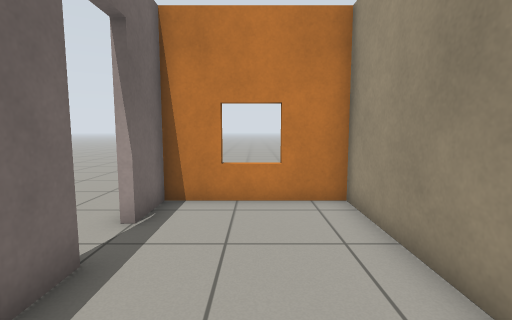
View 1 (above)

15 first-person views from a walk through a Gazebo world. The camera is 0.94 m above the floor, tilts 6° down and sees 85° across. The floor is counted in squares, 0.5 m on a side. Each view is taken from the middle of a square. On the plan, view 1 faces up. The plan holds only what a view shows up to about 16 squares ahead; the rest is blank. Robots are left out. Simple patterns stand in for the simulator's built-in surfaces.

View 2
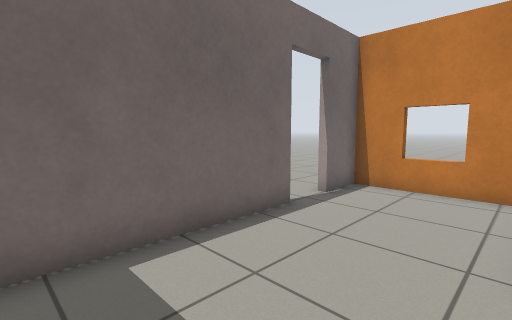

View 3
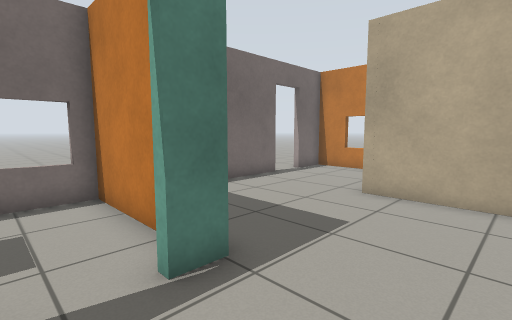

View 4
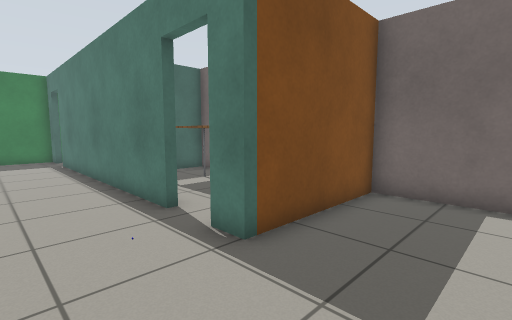

View 5
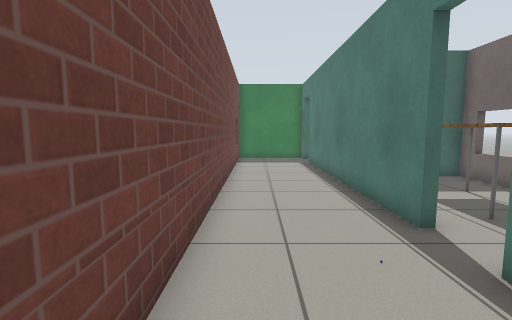

View 6
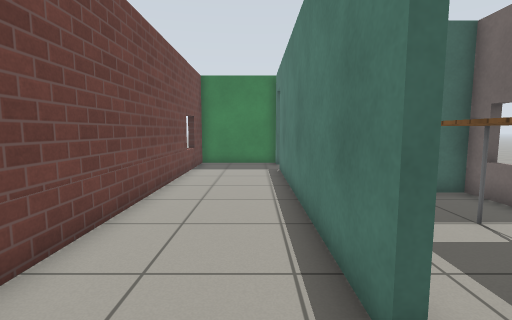

View 7
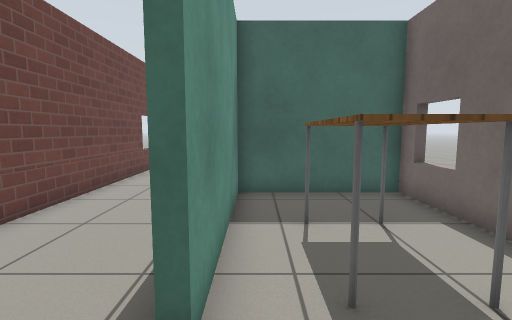

View 8
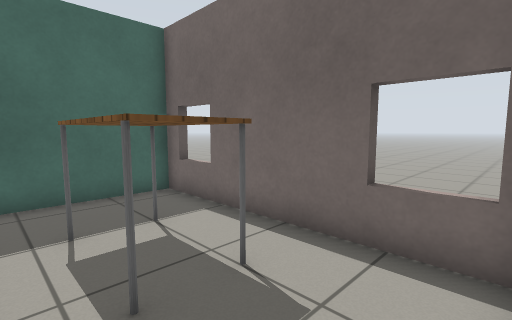

View 9
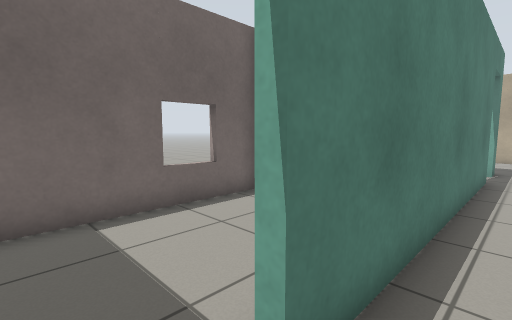

View 10
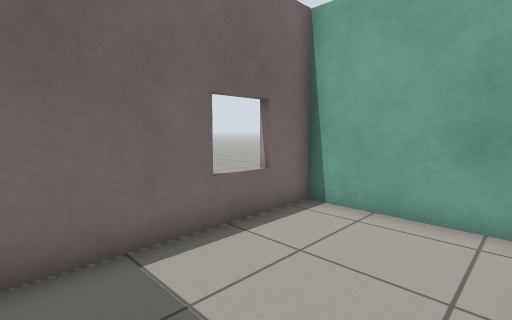

View 11
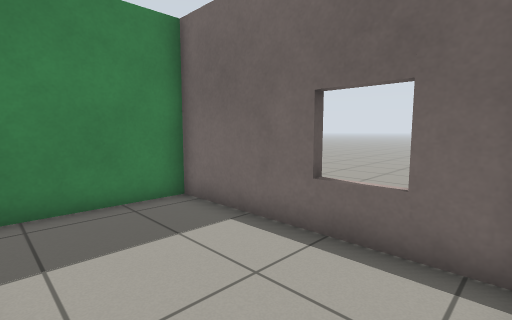

View 12
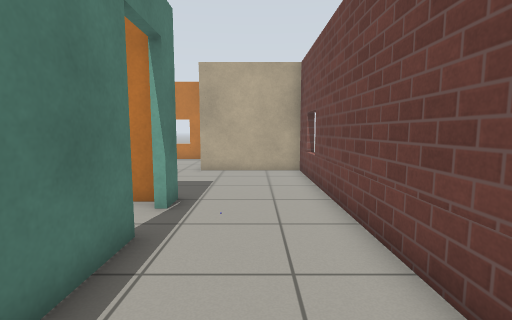

View 13
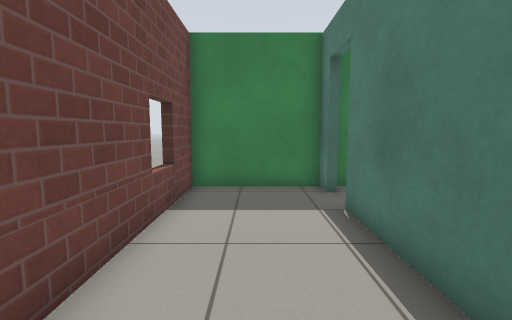

View 14
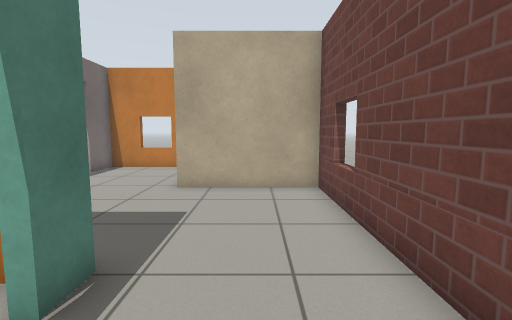

View 15
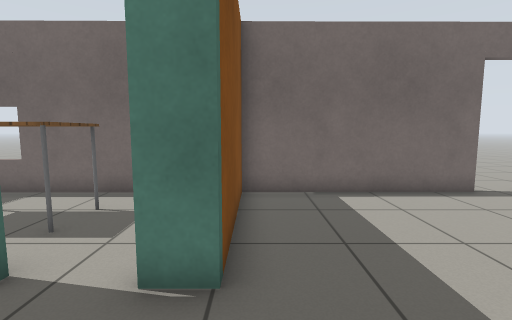

### Floor plan
Points are (right, up) in squares from view 1. A wall is a line through its corners. A room is listed if a view was taken in it or the views show most of it. See-through windows are left out.
Room 1 (views 1, 2)
walls: (2.4, 2.5) (2.4, 7.4) (-2.5, 7.4) (-2.4, 5.5); (-2.4, 3.8) (-2.4, -3.4) (2.8, -3.4); (-0.9, 7.8) (-0.9, 7.3)
ways out: opening at (3, -0.5) to room 2; open door at (-2.5, 4.5)
Room 2 (views 3, 4, 5, 6, 9, 12, 13, 14, 15)
walls: (2.8, -6.1) (2.8, -17.6); (2.8, -3.4) (2.8, -4.5); (2.8, -19.2) (2.8, -20.3) (7.1, -20.3) (7.1, 2.2) (2.4, 2.2)
ways out: opening at (3, -0.5) to room 1; open door at (3, -5.5) to room 3; open door at (3, -18.5) to room 4
Room 3 (views 7, 8)
walls: (2.4, -3.7) (-2.4, -3.7) (-2.3, -12.3) (2.5, -12.3) (2.5, -6.1)
ways out: open door at (3, -5.5) to room 2
objects: table (0, -9) to (1, -7)
Room 4 (views 10, 11)
walls: (1.9, -12.6) (-2.3, -12.6) (-2.3, -20.3) (2.4, -20.3)
ways out: open door at (3, -18.5) to room 2

Where each view was taken, in squares from view 1:
view 1: 0 up, 0 right, facing up
view 2: 2 down, 2 right, facing up-left
view 3: 6 down, 6 right, facing up-left
view 4: 0 up, 6 right, facing down-left
view 5: 1 down, 6 right, facing down
view 6: 4 down, 4 right, facing down
view 7: 4 down, 2 right, facing down
view 8: 4 down, 2 right, facing down-left
view 9: 19 down, 4 right, facing up-left
view 10: 19 down, 2 right, facing up-left
view 11: 13 down, 2 right, facing down-left
view 12: 11 down, 5 right, facing up
view 13: 11 down, 5 right, facing down
view 14: 7 down, 5 right, facing up
view 15: 3 down, 6 right, facing left
